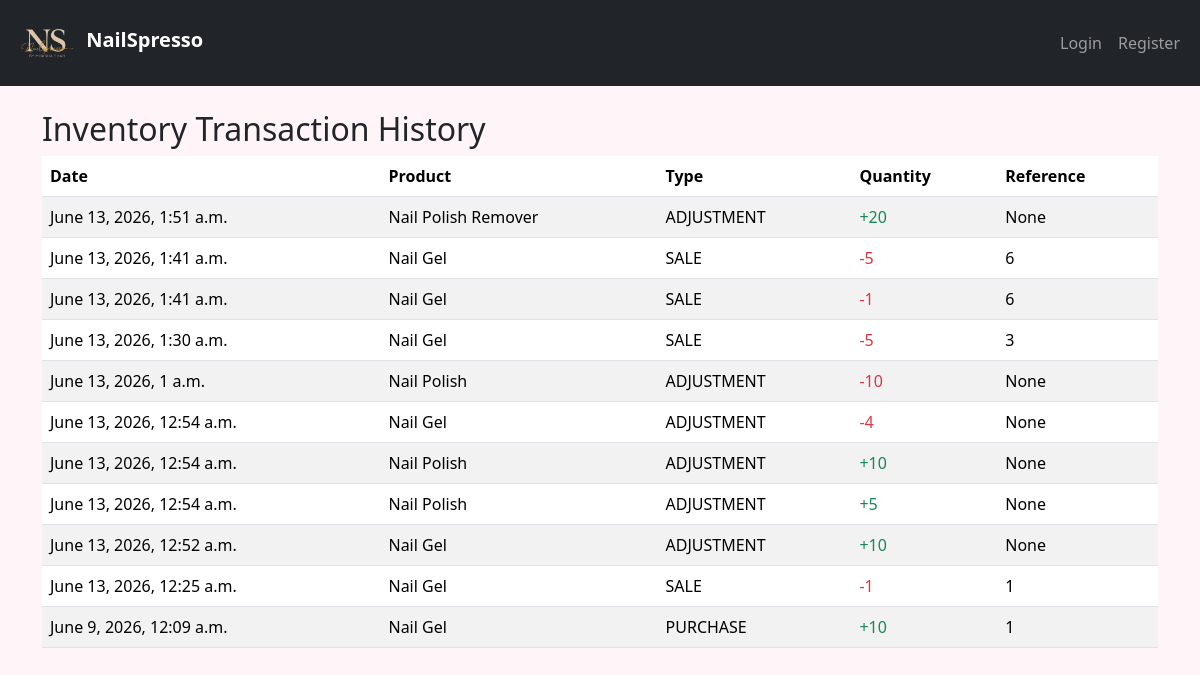
The page /inventory/history/ on the database its author committed.
### inventory/models.py (models this page shows, shortened)
class InventoryTransaction(models.Model):
    product = models.ForeignKey(
        Product,
        on_delete=models.CASCADE,
        related_name='transactions'
    )
    transaction_type = models.CharField(
        max_length=20,
        choices=TRANSACTION_TYPES,
        null=True,
        blank=True
    )
    quantity = models.IntegerField(null=True, blank=True)
    reference_id = models.IntegerField(
        null=True,
        blank=True
    )
    created_at = models.DateTimeField(
        auto_now_add=True
    )

### products/models.py (models this page shows, shortened)
class Product(models.Model):
    name = models.CharField(
        max_length=500,
        null=True,
        blank=True
    )
    category = models.CharField(
        max_length=100,
        null=True,
        blank=True
    )
    image = models.ImageField(
        upload_to='products/',
        blank=True,
        null=True
    )
    minimum_stock = models.PositiveIntegerField(
        default=5,
        null=True,
        blank=True
    )
    purchase_price = models.DecimalField(
        max_digits=10,
        decimal_places=2,
        null=True,
        blank=True
    )
    selling_price = models.DecimalField(
        max_digits=10,
        decimal_places=2,
        null=True,
        blank=True
    )
    created_at = models.DateTimeField(
        auto_now_add=True
    )

### inventory/views.py (the view)
def inventory_history(request):
    transactions = (
        InventoryTransaction.objects
        .select_related("product")
        .order_by("-created_at")
    )
    return render(
        request,
        "inventory/inventory_history.html",
        {
            "transactions": transactions,
        },
    )

### templates/inventory/inventory_history.html
{% extends "base.html" %}
{% block content %}
<h2>Inventory Transaction History</h2>
<table class="table table-striped">
    <thead>
        <tr>
            <th>Date</th>
            <th>Product</th>
            <th>Type</th>
            <th>Quantity</th>
            <th>Reference</th>
        </tr>
    </thead>
    <tbody>
    {% for tx in transactions %}
        <tr>
            <td>{{ tx.created_at }}</td>
            <td>{{ tx.product.name }}</td>
            <td>{{ tx.transaction_type }}</td>
            <td>
                {% if tx.quantity > 0 %}
                    <span class="text-success">
                        +{{ tx.quantity }}
                    </span>
                {% else %}
                    <span class="text-danger">
                        {{ tx.quantity }}
                    </span>
                {% endif %}
            </td>
            <td>{{ tx.reference_id }}</td>
        </tr>
    {% empty %}
        <tr>
            <td colspan="5">
                No transactions found.
            </td>
        </tr>
    {% endfor %}
    </tbody>
</table>
{% endblock %}

### static/css/style.css (style rules this page uses)
body { background:#fff5f8; }

### rows shown on the page
InventoryTransaction: created_at "June 13, 2026, 1:51 a.m.", product.name "Nail Polish Remover", transaction_type "ADJUSTMENT", quantity "20", reference_id "None"
InventoryTransaction: created_at "June 13, 2026, 1:41 a.m.", product.name "Nail Gel", transaction_type "SALE", quantity "-5", reference_id "6"
InventoryTransaction: created_at "June 13, 2026, 1:41 a.m.", product.name "Nail Gel", transaction_type "SALE", quantity "-1", reference_id "6"
InventoryTransaction: created_at "June 13, 2026, 1:30 a.m.", product.name "Nail Gel", transaction_type "SALE", quantity "-5", reference_id "3"
InventoryTransaction: created_at "June 13, 2026, 1 a.m.", product.name "Nail Polish", transaction_type "ADJUSTMENT", quantity "-10", reference_id "None"
InventoryTransaction: created_at "June 13, 2026, 12:54 a.m.", product.name "Nail Gel", transaction_type "ADJUSTMENT", quantity "-4", reference_id "None"
InventoryTransaction: created_at "June 13, 2026, 12:54 a.m.", product.name "Nail Polish", transaction_type "ADJUSTMENT", quantity "10", reference_id "None"
InventoryTransaction: created_at "June 13, 2026, 12:54 a.m.", product.name "Nail Polish", transaction_type "ADJUSTMENT", quantity "5", reference_id "None"
InventoryTransaction: created_at "June 13, 2026, 12:52 a.m.", product.name "Nail Gel", transaction_type "ADJUSTMENT", quantity "10", reference_id "None"
InventoryTransaction: created_at "June 13, 2026, 12:25 a.m.", product.name "Nail Gel", transaction_type "SALE", quantity "-1", reference_id "1"
InventoryTransaction: created_at "June 9, 2026, 12:09 a.m.", product.name "Nail Gel", transaction_type "PURCHASE", quantity "10", reference_id "1"
